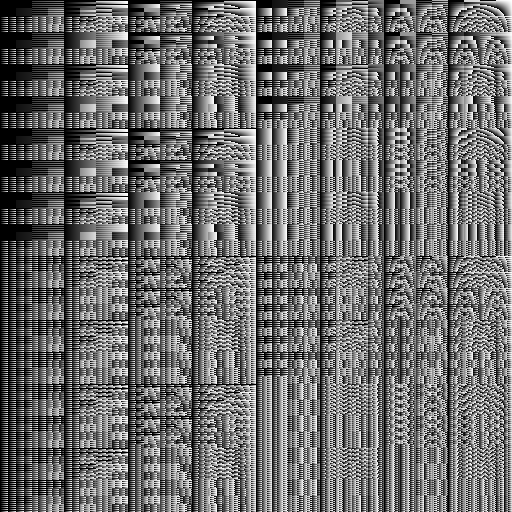
Frame 1 (no input)
Frame 60 (the mouse pressed at the canvas centre just before this capture): identical to frame 1, image omitted
Frame 120 (the mouse held since frame 60 and released just before this capture): identical to frame 1, image omitted

The Processing sketch that drew this single still picture (run headless with seeded random() and noise(); from frame 60 on, the mouse is pressed at the canvas centre):

// Processing sketch: byteBeatViz
// ── byteBeatViz.pde
int tick;

int cell_size = 16;
int grid_width;
int grid_height;

void setup() {
  size(512, 512);

  grid_width = width/cell_size;
  grid_height = height/cell_size;

  background(0);
}

void draw() {
  pixelBytes();
}

void pixelBytes() {
  loadPixels();
  for (int i = 0; i < pixels.length; i++) {
    int t = tick;

    t = t*(((t>>12)|(t>>8))&(63&(t>>4)));

    t = t&255;

    int argb = 255 << 24 | t << 16 | t << 8 | t;

    pixels[i] = argb;

    tick++;
  }
  updatePixels();
}

void drawBytes() {
  for (int x = 0; x < grid_width; x++) {
    for (int y = 0; y < grid_height; y++) {

      int t = tick;

      t = t*(((t>>12)|(t>>8))&(63&(t>>4)));

      t = t&255;

      fill(t);
      noStroke();
      rect(x*cell_size, y*cell_size, cell_size, cell_size);

      tick++;
    }
  }
}
